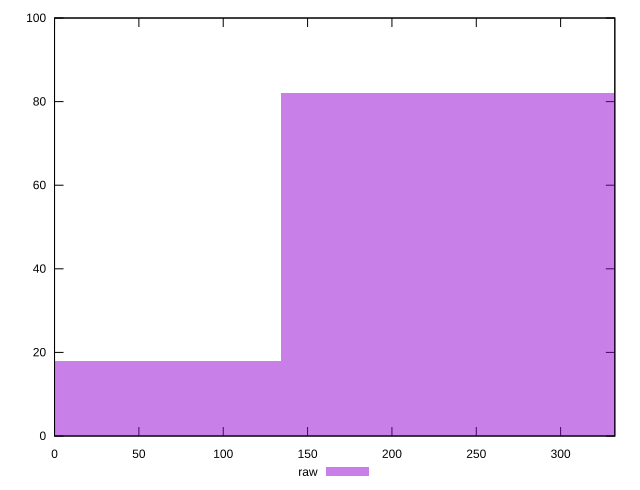

gnuplot code for this plot:
reset

$raw <<EOF
268.5695218000396 82
0 18
EOF

set key outside below
set boxwidth 268.5695218000396
set xrange [0:332.126]
set yrange [0:100]
set trange [0:100]
set style fill transparent solid 0.5 noborder
set terminal svg size 640, 490 enhanced background rgb 'white'
set output "report_00016_2021-02-10T13-31-48.338Z/uses-rel-preconnect/samples/pages/raw/histogram.svg"

plot $raw title "raw" with boxes

reset
